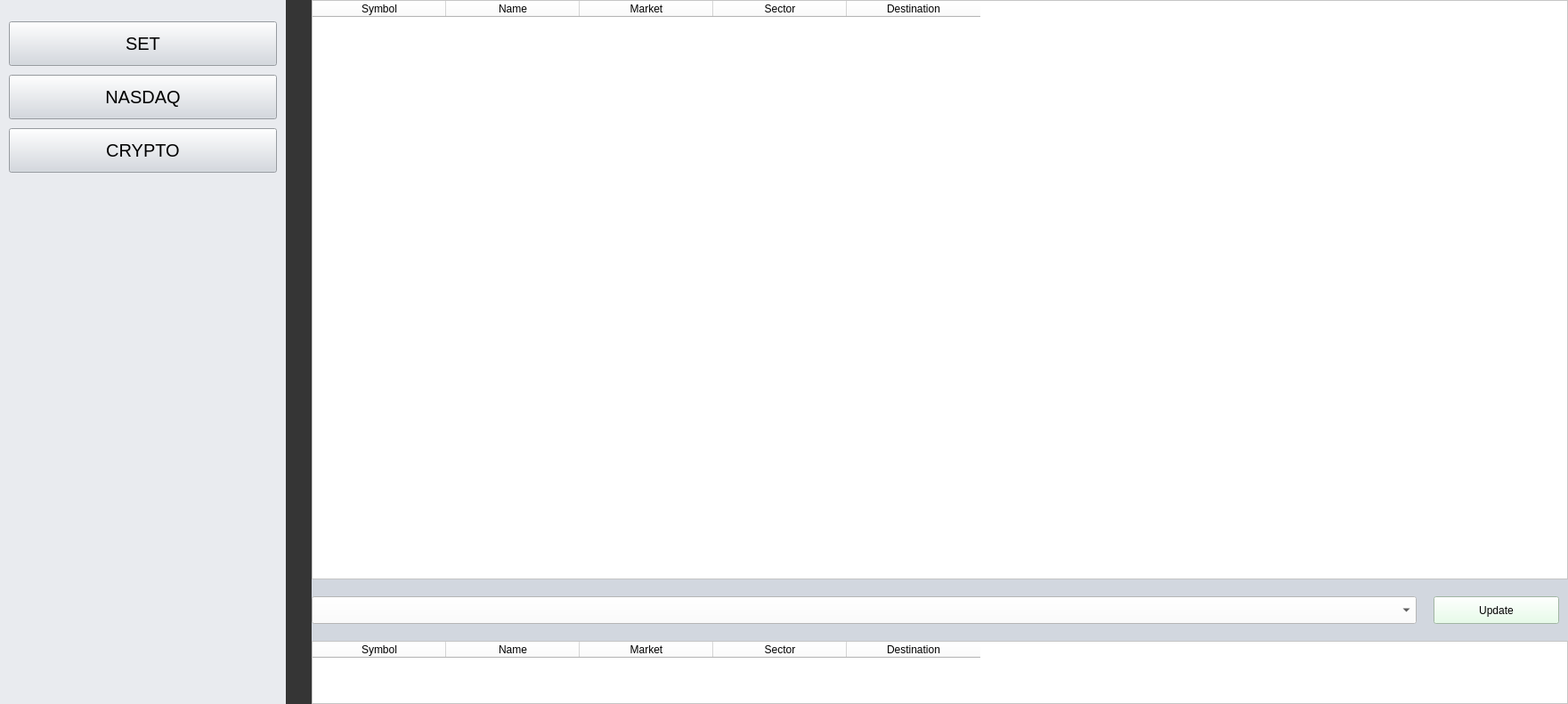
    <widget class="QWidget" name="DataPage" native="true">
     <property name="geometry">
      <rect>
       <x>30</x>
       <y>80</y>
       <width>1761</width>
       <height>791</height>
      </rect>
     </property>
     <property name="styleSheet">
      <string notr="true">background-color: #353535;</string>
     </property>
     <widget class="QWidget" name="Data_select" native="true">
      <property name="geometry">
       <rect>
        <x>0</x>
        <y>0</y>
        <width>321</width>
        <height>791</height>
       </rect>
      </property>
      <property name="styleSheet">
       <string notr="true">background-color: #E9EBEF;</string>
      </property>
      <widget class="QWidget" name="verticalLayoutWidget">
       <property name="geometry">
        <rect>
         <x>10</x>
         <y>20</y>
         <width>301</width>
         <height>180</height>
        </rect>
       </property>
       <layout class="QVBoxLayout" name="verticalLayout">
        <item>
         <widget class="QPushButton" name="pushButton_dataset">
          <property name="minimumSize">
           <size>
            <width>0</width>
            <height>50</height>
           </size>
          </property>
          <property name="font">
           <font>
            <pointsize>15</pointsize>
           </font>
          </property>
          <property name="cursor">
           <cursorShape>PointingHandCursor</cursorShape>
          </property>
          <property name="styleSheet">
           <string notr="true">background-color: #D2D7DF;</string>
          </property>
          <property name="text">
           <string>SET</string>
          </property>
         </widget>
        </item>
        <item>
         <widget class="QPushButton" name="pushButton_datanasdaq">
          <property name="minimumSize">
           <size>
            <width>0</width>
            <height>50</height>
           </size>
          </property>
          <property name="font">
           <font>
            <pointsize>15</pointsize>
           </font>
          </property>
          <property name="cursor">
           <cursorShape>PointingHandCursor</cursorShape>
          </property>
          <property name="styleSheet">
           <string notr="true">background-color: #D2D7DF;</string>
          </property>
          <property name="text">
           <string>NASDAQ</string>
          </property>
         </widget>
        </item>
        <item>
         <widget class="QPushButton" name="pushButton_datacrypto">
          <property name="minimumSize">
           <size>
            <width>0</width>
            <height>50</height>
           </size>
          </property>
          <property name="font">
           <font>
            <pointsize>15</pointsize>
           </font>
          </property>
          <property name="cursor">
           <cursorShape>PointingHandCursor</cursorShape>
          </property>
          <property name="styleSheet">
           <string notr="true">background-color: #D2D7DF;</string>
          </property>
          <property name="text">
           <string>CRYPTO</string>
          </property>
         </widget>
        </item>
       </layout>
      </widget>
     </widget>
     <widget class="QWidget" name="tablenasdaq" native="true">
      <property name="geometry">
       <rect>
        <x>350</x>
        <y>0</y>
        <width>1411</width>
        <height>791</height>
       </rect>
      </property>
      <property name="styleSheet">
       <string notr="true">background-color: #D2D7DF;</string>
      </property>
      <widget class="QTableWidget" name="tableWidget_datanasdaq">
       <property name="geometry">
        <rect>
         <x>0</x>
         <y>0</y>
         <width>1411</width>
         <height>651</height>
        </rect>
       </property>
       <property name="maximumSize">
        <size>
         <width>1411</width>
         <height>16777215</height>
        </size>
       </property>
       <property name="styleSheet">
        <string notr="true">background-color: rgb(255, 255, 255);</string>
       </property>
       <attribute name="horizontalHeaderDefaultSectionSize">
        <number>350</number>
       </attribute>
       <column>
        <property name="text">
         <string>Symbol</string>
        </property>
       </column>
       <column>
        <property name="text">
         <string>Name</string>
        </property>
       </column>
       <column>
        <property name="text">
         <string>Market</string>
        </property>
       </column>
       <column>
        <property name="text">
         <string>Sector</string>
        </property>
       </column>
      </widget>
      <widget class="QComboBox" name="comboBox_datanasdaq">
       <property name="geometry">
        <rect>
         <x>0</x>
         <y>670</y>
         <width>1241</width>
         <height>31</height>
        </rect>
       </property>
       <property name="cursor">
        <cursorShape>PointingHandCursor</cursorShape>
       </property>
       <property name="styleSheet">
        <string notr="true">background-color:#ffffff;</string>
       </property>
      </widget>
      <widget class="QTableWidget" name="tableWidget_searchnasdaq">
       <property name="geometry">
        <rect>
         <x>0</x>
         <y>720</y>
         <width>1411</width>
         <height>71</height>
        </rect>
       </property>
       <property name="styleSheet">
        <string notr="true">background-color: rgb(255, 255, 255);</string>
       </property>
       <attribute name="horizontalHeaderDefaultSectionSize">
        <number>350</number>
       </attribute>
       <column>
        <property name="text">
         <string>Symbol</string>
        </property>
       </column>
       <column>
        <property name="text">
         <string>Name</string>
        </property>
       </column>
       <column>
        <property name="text">
         <string>Market</string>
        </property>
       </column>
       <column>
        <property name="text">
         <string>Sector</string>
        </property>
       </column>
       <column>
        <property name="text">
         <string>Destination</string>
        </property>
       </column>
      </widget>
      <widget class="QPushButton" name="pushButton_updatenasdaq">
       <property name="geometry">
        <rect>
         <x>1260</x>
         <y>670</y>
         <width>141</width>
         <height>31</height>
        </rect>
       </property>
       <property name="cursor">
        <cursorShape>PointingHandCursor</cursorShape>
       </property>
       <property name="styleSheet">
        <string notr="true">background-color: rgb(225, 255, 228);</string>
       </property>
       <property name="text">
        <string>Update</string>
       </property>
      </widget>
     </widget>
     <widget class="QWidget" name="tableset" native="true">
      <property name="geometry">
       <rect>
        <x>350</x>
        <y>0</y>
        <width>1411</width>
        <height>791</height>
       </rect>
      </property>
      <property name="styleSheet">
       <string notr="true">background-color: #D2D7DF;</string>
      </property>
      <widget class="QTableWidget" name="tableWidget_dataset">
       <property name="geometry">
        <rect>
         <x>0</x>
         <y>0</y>
         <width>1411</width>
         <height>651</height>
        </rect>
       </property>
       <property name="maximumSize">
        <size>
         <width>1411</width>
         <height>16777215</height>
        </size>
       </property>
       <property name="styleSheet">
        <string notr="true">background-color: rgb(255, 255, 255);</string>
       </property>
       <attribute name="horizontalHeaderDefaultSectionSize">
        <number>150</number>
       </attribute>
       <column>
        <property name="text">
         <string>Symbol</string>
        </property>
       </column>
       <column>
        <property name="text">
         <string>Name</string>
        </property>
       </column>
       <column>
        <property name="text">
         <string>Market</string>
        </property>
       </column>
       <column>
        <property name="text">
         <string>Sector</string>
        </property>
       </column>
       <column>
        <property name="text">
         <string>Destination</string>
        </property>
       </column>
      </widget>
      <widget class="QComboBox" name="comboBox_dataset">
       <property name="geometry">
        <rect>
         <x>0</x>
         <y>670</y>
         <width>1241</width>
         <height>31</height>
        </rect>
       </property>
       <property name="cursor">
        <cursorShape>PointingHandCursor</cursorShape>
       </property>
       <property name="styleSheet">
        <string notr="true">background-color:#ffffff;</string>
       </property>
      </widget>
      <widget class="QTableWidget" name="tableWidget_searchset">
       <property name="geometry">
        <rect>
         <x>0</x>
         <y>720</y>
         <width>1411</width>
         <height>71</height>
        </rect>
       </property>
       <property name="styleSheet">
        <string notr="true">background-color: rgb(255, 255, 255);</string>
       </property>
       <attribute name="horizontalHeaderDefaultSectionSize">
        <number>150</number>
       </attribute>
       <column>
        <property name="text">
         <string>Symbol</string>
        </property>
       </column>
       <column>
        <property name="text">
         <string>Name</string>
        </property>
       </column>
       <column>
        <property name="text">
         <string>Market</string>
        </property>
       </column>
       <column>
        <property name="text">
         <string>Sector</string>
        </property>
       </column>
       <column>
        <property name="text">
         <string>Destination</string>
        </property>
       </column>
      </widget>
      <widget class="QPushButton" name="pushButton_updateset">
       <property name="geometry">
        <rect>
         <x>1260</x>
         <y>670</y>
         <width>141</width>
         <height>31</height>
        </rect>
       </property>
       <property name="cursor">
        <cursorShape>PointingHandCursor</cursorShape>
       </property>
       <property name="styleSheet">
        <string notr="true">background-color: rgb(225, 255, 228);</string>
       </property>
       <property name="text">
        <string>Update</string>
       </property>
      </widget>
     </widget>
     <widget class="QWidget" name="tablecrypto" native="true">
      <property name="geometry">
       <rect>
        <x>350</x>
        <y>0</y>
        <width>1411</width>
        <height>791</height>
       </rect>
      </property>
      <property name="styleSheet">
       <string notr="true">background-color: #D2D7DF;</string>
      </property>
      <widget class="QTableWidget" name="tableWidget_datacrypto">
       <property name="geometry">
        <rect>
         <x>0</x>
         <y>0</y>
         <width>611</width>
         <height>791</height>
        </rect>
       </property>
       <property name="maximumSize">
        <size>
         <width>1411</width>
         <height>16777215</height>
        </size>
       </property>
       <property name="styleSheet">
        <string notr="true">background-color: rgb(255, 255, 255);</string>
       </property>
       <attribute name="horizontalHeaderDefaultSectionSize">
        <number>300</number>
       </attribute>
       <column>
        <property name="text">
         <string>Symbol</string>
        </property>
       </column>
       <column>
        <property name="text">
         <string>Name</string>
        </property>
       </column>
      </widget>
      <widget class="QComboBox" name="comboBox_datacrypto">
       <property name="geometry">
        <rect>
         <x>650</x>
         <y>20</y>
         <width>731</width>
         <height>31</height>
        </rect>
       </property>
       <property name="cursor">
        <cursorShape>PointingHandCursor</cursorShape>
       </property>
       <property name="styleSheet">
        <string notr="true">background-color:#ffffff;</string>
       </property>
      </widget>
      <widget class="QTableWidget" name="tableWidget_searchcrypto">
       <property name="geometry">
        <rect>
         <x>700</x>
         <y>80</y>
         <width>611</width>
         <height>71</height>
        </rect>
       </property>
       <property name="styleSheet">
        <string notr="true">background-color: rgb(255, 255, 255);</string>
       </property>
       <attribute name="horizontalHeaderDefaultSectionSize">
        <number>300</number>
       </attribute>
       <column>
        <property name="text">
         <string>Symbol</string>
        </property>
       </column>
       <column>
        <property name="text">
         <string>Name</string>
        </property>
       </column>
      </widget>
      <widget class="QPushButton" name="pushButton_updatecrypto">
       <property name="geometry">
        <rect>
         <x>1170</x>
         <y>180</y>
         <width>141</width>
         <height>31</height>
        </rect>
       </property>
       <property name="cursor">
        <cursorShape>PointingHandCursor</cursorShape>
       </property>
       <property name="styleSheet">
        <string notr="true">background-color: rgb(225, 255, 228);</string>
       </property>
       <property name="text">
        <string>Update</string>
       </property>
      </widget>
     </widget>
     <zorder>Data_select</zorder>
     <zorder>tablenasdaq</zorder>
     <zorder>tablecrypto</zorder>
     <zorder>tableset</zorder>
    </widget>
